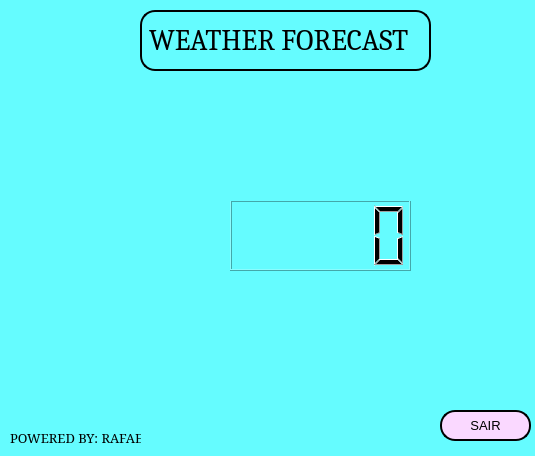
<?xml version="1.0" encoding="UTF-8"?>
<ui version="4.0">
 <class>MainWindow</class>
 <widget class="QMainWindow" name="MainWindow">
  <property name="enabled">
   <bool>true</bool>
  </property>
  <property name="geometry">
   <rect>
    <x>0</x>
    <y>0</y>
    <width>535</width>
    <height>456</height>
   </rect>
  </property>
  <property name="font">
   <font>
    <family>WP MultinationalA Roman</family>
    <pointsize>14</pointsize>
   </font>
  </property>
  <property name="windowTitle">
   <string>Tela principal</string>
  </property>
  <property name="autoFillBackground">
   <bool>false</bool>
  </property>
  <property name="styleSheet">
   <string notr="true">background-color: rgb(101, 252, 255);</string>
  </property>
  <widget class="QWidget" name="centralwidget">
   <widget class="QLabel" name="labeltext0">
    <property name="geometry">
     <rect>
      <x>140</x>
      <y>10</y>
      <width>291</width>
      <height>61</height>
     </rect>
    </property>
    <property name="font">
     <font>
      <family>Cambria</family>
      <pointsize>22</pointsize>
     </font>
    </property>
    <property name="styleSheet">
     <string notr="true">background-color: rbg(255, 255, 255);
border-radius: 15px; 
border-style: outset; 
border-width: 2px;</string>
    </property>
    <property name="lineWidth">
     <number>15</number>
    </property>
    <property name="midLineWidth">
     <number>15</number>
    </property>
    <property name="text">
     <string>WEATHER FORECAST</string>
    </property>
    <property name="textFormat">
     <enum>Qt::MarkdownText</enum>
    </property>
    <property name="margin">
     <number>-1</number>
    </property>
    <property name="indent">
     <number>7</number>
    </property>
    <property name="openExternalLinks">
     <bool>false</bool>
    </property>
    <property name="buddy">
     <cstring></cstring>
    </property>
   </widget>
   <widget class="QLabel" name="powerlabel">
    <property name="geometry">
     <rect>
      <x>10</x>
      <y>430</y>
      <width>131</width>
      <height>16</height>
     </rect>
    </property>
    <property name="font">
     <font>
      <family>SimSun</family>
      <pointsize>10</pointsize>
     </font>
    </property>
    <property name="text">
     <string>POWERED BY: RAFAEL</string>
    </property>
   </widget>
   <widget class="QLabel" name="label">
    <property name="geometry">
     <rect>
      <x>160</x>
      <y>180</y>
      <width>121</width>
      <height>101</height>
     </rect>
    </property>
    <property name="text">
     <string/>
    </property>
    <property name="pixmap">
     <pixmap>nuvem (2).png</pixmap>
    </property>
   </widget>
   <widget class="QLCDNumber" name="lcdNumber">
    <property name="geometry">
     <rect>
      <x>230</x>
      <y>200</y>
      <width>181</width>
      <height>71</height>
     </rect>
    </property>
    <property name="font">
     <font>
      <pointsize>9</pointsize>
     </font>
    </property>
   </widget>
   <widget class="QLabel" name="label_2">
    <property name="geometry">
     <rect>
      <x>150</x>
      <y>160</y>
      <width>311</width>
      <height>41</height>
     </rect>
    </property>
    <property name="font">
     <font>
      <family>Segoe UI Historic</family>
      <pointsize>22</pointsize>
     </font>
    </property>
    <property name="text">
     <string/>
    </property>
   </widget>
   <widget class="QPushButton" name="pushButton_3">
    <property name="geometry">
     <rect>
      <x>440</x>
      <y>410</y>
      <width>91</width>
      <height>31</height>
     </rect>
    </property>
    <property name="font">
     <font>
      <pointsize>10</pointsize>
     </font>
    </property>
    <property name="styleSheet">
     <string notr="true">QPushButton {
background-color: rgb(250, 216, 255);
border-radius: 15px; 
border-style: outset; 
border-width: 2px;
border-color: black;
}
QPushButton:pressed {
background-color: rgb(250, 216, 255);
border-style: outset; 
border-width: 2px;
border-radius: 15px; 
border-color: white;
}</string>
    </property>
    <property name="text">
     <string>SAIR</string>
    </property>
   </widget>
  </widget>
 </widget>
 <resources/>
 <connections/>
</ui>
